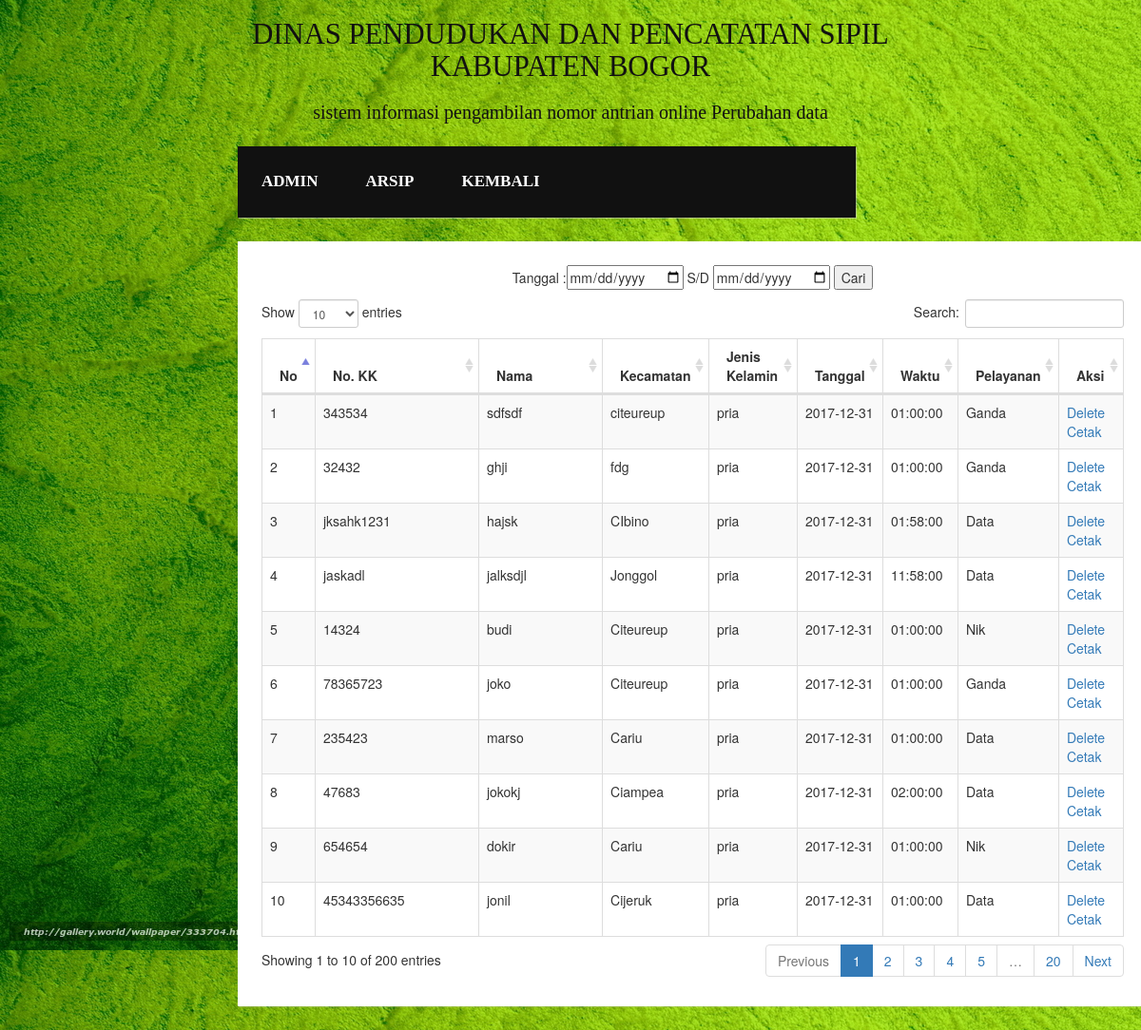
The app's page /admin/index.php with its own data.
### tables this page shows
CREATE TABLE `data_antri` (
  `no` int(11) NOT NULL,
  `no_kk` varchar(40) DEFAULT NULL,
  `nama` varchar(50) DEFAULT NULL,
  `kecamatan` varchar(50) DEFAULT NULL,
  `jenis_kelamin` char(10) DEFAULT NULL,
  `tanggal` date DEFAULT NULL,
  `waktu` time DEFAULT NULL,
  `pelayanan` varchar(10) DEFAULT NULL
);

### admin/index.php (the view, shortened to what this page needs)
<!DOCTYPE html>
<html>
<head>
    <link rel="stylesheet" type="text/css" href="../style.css">
    <link href="vendor/bootstrap/css/bootstrap.min.css" rel="stylesheet">
    <link href="vendor/font-awesome/css/font-awesome.min.css" rel="stylesheet" type="text/css">
    <link href="vendor/datatables-plugins/dataTables.bootstrap.css" rel="stylesheet">
    <link href="vendor/datatables-responsive/dataTables.responsive.css" rel="stylesheet">
</head>
<body>
	<header>
		<h1 class="judul">DINAS PENDUDUKAN DAN PENCATATAN SIPIL<br>KABUPATEN BOGOR</h1>
		<h3><p class="deskripsi">sistem informasi pengambilan nomor antrian online Perubahan data</p></h3>
	</header>
 <div class="wrap">
		<nav class="menu">
			<ul>
				<li>
					<a href="index.php">Admin</a>
				</li>
				<li>
					<a href="arsip.php">Arsip</a>
				</li>
				<li>
					<a href="../index.php">kembali</a>
				</li>
			</ul>
		</nav>
		<div class="blog">
			<div class="conteudo">
			<table align="center">
				<form action="" method="POST" target="">
				<tr><td>Tanggal :</td><td><input type="date" name="TanggalAwal" id="Tanggal" class="texbox" size="25px" placeholder="Masukan no KK" required="required" > S/D
				<input type="date" name="TanggalAkhir" id="Tanggal" class="texbox" size="25px" placeholder="Masukan no KK" required="required" >
				<input  type="submit" value="Cari" name="submit"></td></tr>
				</form>
			</table><p>
                <table class="table table-striped table-bordered table-hover" id="dataTables-example">
                    <thead>
                        <tr>
                            <th>No</th>
                            <th>No. KK</th>
                            <th>Nama</th>
                            <th>Kecamatan</th>
                            <th>Jenis Kelamin</th>
                            <th align="center">Tanggal</th>
                            <th>Waktu</th>
                            <th>Pelayanan</th>
                            <th>Aksi</th>
                        </tr>
                    </thead>
                    <tbody>
                        <?php
                        if (isset($_POST['submit'])){
                            $TanggalAwal = $_POST['TanggalAwal'];
                            $TanggalAkhir = $_POST['TanggalAkhir'];
                            $host='localhost';
                            $user='root';
                            $pass='';
                            $db='baru';
                            $conn=mysqli_connect($host,$user,$pass,$db);
                             $sql = mysqli_query($conn,"SELECT * from data_antri WHERE tanggal BETWEEN '$TanggalAwal' AND '$TanggalAkhir' order by no ASC") or die (mysqli_error());
                            while ($data = mysqli_fetch_array($sql)){
                                $no = $data['no'];
                                $no_kk = $data['no_kk'];
                                $nama = $data['nama'];
                                $kecamatan = $data['kecamatan'];
                                $jenis_kelamin = $data['jenis_kelamin'];
                                $tanggal = $data['tanggal'];
                                $waktu = $data['waktu'];
                                $pelayanan = $data['pelayanan'];
                                echo "<tr>";
                                echo "<td>$no</td>
                                    <td>$no_kk</td>
                                    <td>$nama</td>
                                    <td>$kecamatan</td>
                                    <td>$jenis_kelamin</td>
                                    <td>$tanggal</td>
                                    <td>$waktu</td>
                                    <td>$pelayanan</td>
                                    <td><a href='delete.php?no=$no'>Delete</a>
                                        <a href='cetak.php?noKK=$no_kk' target='_blank'>Cetak</a>
                                    </td> ";
                                echo "</tr>";
                            }
                        }
                        else{
                            $host='localhost';
    $user='root';
    $pass='';
    $db='baru';
  $conn=mysqli_connect($host,$user,$pass,$db);
                        $sql = mysqli_query($conn,"SELECT * from data_antri order by no ASC") or die (msqli_error());
                            while ($data = mysqli_fetch_array($sql)){
                                $no = $data['no'];
                                $no_kk = $data['no_kk'];
                                $nama = $data['nama'];
                                $kecamatan = $data['kecamatan'];
                                $jenis_kelamin = $data['jenis_kelamin'];
                                $tanggal = $data['tanggal'];
                                $waktu = $data['waktu'];
                                $pelayanan = $data['pelayanan'];
                                echo "<tr>";
                                echo "<td>$no</td>
                                    <td>$no_kk</td>
                                    <td>$nama</td>
                                    <td>$kecamatan</td>
                                    <td>$jenis_kelamin</td>
                                    <td>$tanggal</td>
                                    <td>$waktu</td>
                                    <td>$pelayanan</td>
                                    <td><a href='delete.php?no=$no'>Delete</a>
                                        <a href='cetak.php?noKK=$no_kk' target='_blank'>Cetak</a>
                                    </td> ";
                                echo "</tr>";
                            }
                        }
                        ?>
                    </tbody>
                </table>
			</div>
		</div>
	</div>
</body>
</html>

### style.css (style rules this page uses)
body { background :url("/baru/background.jpg"); margin:0; font-family: 'Open Sans', sans-serif; }
header { text-align: center; color: #111111; }
header .judul { font-size: 23pt; font-family: cambria; }
header .deskripsi { font-size: 15pt; font-family: Josschrift; }
.wrap { width: 700px; margin:25px auto; float: center; }
nav.menu ul { overflow:hidden; color:#fff; list-style: none; float:center; padding:0; width: 650px; margin:0 0 0; background: #111111; -webkit-box-shadow: 1px 1px 1px 0px rgba(204,204,204,0.55); -moz-box-shadow: 1px 1px 1px 0px rgba(204,204,204,0.55); box-shadow: 1px 1px 1px 0px rgba(204,204,204,0.55); }
nav.menu ul li { margin:0; float:left; }
nav.menu ul a { padding:25px; display:block; font-weight:700; font-size: 17px; color:white; text-transform: uppercase; transition: all 0.5s ease; text-decoration: none; font-family: cambria; }
.blog { float:left; }
.conteudo { width:auto; padding:25px; margin:25px auto; background: white; border:0px solid #dedede; -webkit-box-shadow: 1px 1px 1px 0px rgba(204,204,204,0.35); -moz-box-shadow: 1px 1px 1px 0px rgba(204,204,204,0.35); box-shadow: 1px 1px 1px 0px rgba(204,204,204,0.35); height: auto; }

### records on screen
data_antri: no "1", no_kk "343534", nama "sdfsdf", kecamatan "citeureup", jenis_kelamin "pria", tanggal "2017-12-31", waktu "01:00:00", pelayanan "Ganda"
data_antri: no "2", no_kk "32432", nama "ghji", kecamatan "fdg", jenis_kelamin "pria", tanggal "2017-12-31", waktu "01:00:00", pelayanan "Ganda"
data_antri: no "3", no_kk "jksahk1231", nama "hajsk", kecamatan "CIbino", jenis_kelamin "pria", tanggal "2017-12-31", waktu "01:58:00", pelayanan "Data"
data_antri: no "4", no_kk "jaskadl", nama "jalksdjl", kecamatan "Jonggol", jenis_kelamin "pria", tanggal "2017-12-31", waktu "11:58:00", pelayanan "Data"
data_antri: no "5", no_kk "14324", nama "budi", kecamatan "Citeureup", jenis_kelamin "pria", tanggal "2017-12-31", waktu "01:00:00", pelayanan "Nik"
data_antri: no "6", no_kk "78365723", nama "joko", kecamatan "Citeureup", jenis_kelamin "pria", tanggal "2017-12-31", waktu "01:00:00", pelayanan "Ganda"
data_antri: no "7", no_kk "235423", nama "marso", kecamatan "Cariu", jenis_kelamin "pria", tanggal "2017-12-31", waktu "01:00:00", pelayanan "Data"
data_antri: no "8", no_kk "47683", nama "jokokj", kecamatan "Ciampea", jenis_kelamin "pria", tanggal "2017-12-31", waktu "02:00:00", pelayanan "Data"
data_antri: no "9", no_kk "654654", nama "dokir", kecamatan "Cariu", jenis_kelamin "pria", tanggal "2017-12-31", waktu "01:00:00", pelayanan "Nik"
data_antri: no "10", no_kk "45343356635", nama "jonil", kecamatan "Cijeruk", jenis_kelamin "pria", tanggal "2017-12-31", waktu "01:00:00", pelayanan "Data"
